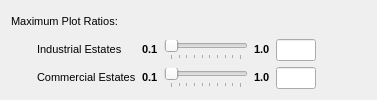
                 <widget class="QWidget" name="widget_15" native="true">
                  <property name="minimumSize">
                   <size>
                    <width>0</width>
                    <height>10</height>
                   </size>
                  </property>
                  <layout class="QGridLayout" name="gridLayout_15">
                   <item row="1" column="3">
                    <widget class="QSlider" name="plotratio_ind_slider">
                     <property name="minimum">
                      <number>10</number>
                     </property>
                     <property name="maximum">
                      <number>100</number>
                     </property>
                     <property name="orientation">
                      <enum>Qt::Horizontal</enum>
                     </property>
                     <property name="tickPosition">
                      <enum>QSlider::TicksBelow</enum>
                     </property>
                     <property name="tickInterval">
                      <number>10</number>
                     </property>
                    </widget>
                   </item>
                   <item row="1" column="5">
                    <widget class="QLineEdit" name="plotratio_ind_box">
                     <property name="maximumSize">
                      <size>
                       <width>40</width>
                       <height>16777215</height>
                      </size>
                     </property>
                    </widget>
                   </item>
                   <item row="1" column="0">
                    <spacer name="horizontalSpacer_23">
                     <property name="orientation">
                      <enum>Qt::Horizontal</enum>
                     </property>
                     <property name="sizeType">
                      <enum>QSizePolicy::Minimum</enum>
                     </property>
                     <property name="sizeHint" stdset="0">
                      <size>
                       <width>20</width>
                       <height>20</height>
                      </size>
                     </property>
                    </spacer>
                   </item>
                   <item row="1" column="7">
                    <spacer name="horizontalSpacer_22">
                     <property name="orientation">
                      <enum>Qt::Horizontal</enum>
                     </property>
                     <property name="sizeHint" stdset="0">
                      <size>
                       <width>50</width>
                       <height>20</height>
                      </size>
                     </property>
                    </spacer>
                   </item>
                   <item row="1" column="1">
                    <widget class="QLabel" name="plotratio_ind_lbl">
                     <property name="text">
                      <string>&lt;!DOCTYPE HTML PUBLIC &quot;-//W3C//DTD HTML 4.0//EN&quot; &quot;http://www.w3.org/TR/REC-html40/strict.dtd&quot;&gt;
&lt;html&gt;&lt;head&gt;&lt;meta name=&quot;qrichtext&quot; content=&quot;1&quot; /&gt;&lt;style type=&quot;text/css&quot;&gt;
p, li { white-space: pre-wrap; }
&lt;/style&gt;&lt;/head&gt;&lt;body style=&quot; font-family:'MS Shell Dlg 2'; font-size:8.25pt; font-weight:400; font-style:normal;&quot;&gt;
&lt;p style=&quot; margin-top:0px; margin-bottom:0px; margin-left:0px; margin-right:0px; -qt-block-indent:0; text-indent:0px;&quot;&gt;&lt;span style=&quot; font-size:8pt;&quot;&gt;Industrial Estates&lt;/span&gt;&lt;/p&gt;&lt;/body&gt;&lt;/html&gt;</string>
                     </property>
                    </widget>
                   </item>
                   <item row="1" column="2">
                    <widget class="QLabel" name="plotratio_ind_minlbl">
                     <property name="text">
                      <string>&lt;!DOCTYPE HTML PUBLIC &quot;-//W3C//DTD HTML 4.0//EN&quot; &quot;http://www.w3.org/TR/REC-html40/strict.dtd&quot;&gt;
&lt;html&gt;&lt;head&gt;&lt;meta name=&quot;qrichtext&quot; content=&quot;1&quot; /&gt;&lt;style type=&quot;text/css&quot;&gt;
p, li { white-space: pre-wrap; }
&lt;/style&gt;&lt;/head&gt;&lt;body style=&quot; font-family:'MS Shell Dlg 2'; font-size:8pt; font-weight:400; font-style:normal;&quot;&gt;
&lt;p style=&quot; margin-top:0px; margin-bottom:0px; margin-left:0px; margin-right:0px; -qt-block-indent:0; text-indent:0px;&quot;&gt;&lt;span style=&quot; font-weight:600;&quot;&gt;0.1&lt;/span&gt;&lt;/p&gt;&lt;/body&gt;&lt;/html&gt;</string>
                     </property>
                    </widget>
                   </item>
                   <item row="1" column="4">
                    <widget class="QLabel" name="plotratio_ind_maxlbl">
                     <property name="text">
                      <string>&lt;!DOCTYPE HTML PUBLIC &quot;-//W3C//DTD HTML 4.0//EN&quot; &quot;http://www.w3.org/TR/REC-html40/strict.dtd&quot;&gt;
&lt;html&gt;&lt;head&gt;&lt;meta name=&quot;qrichtext&quot; content=&quot;1&quot; /&gt;&lt;style type=&quot;text/css&quot;&gt;
p, li { white-space: pre-wrap; }
&lt;/style&gt;&lt;/head&gt;&lt;body style=&quot; font-family:'MS Shell Dlg 2'; font-size:8pt; font-weight:400; font-style:normal;&quot;&gt;
&lt;p style=&quot; margin-top:0px; margin-bottom:0px; margin-left:0px; margin-right:0px; -qt-block-indent:0; text-indent:0px;&quot;&gt;&lt;span style=&quot; font-weight:600;&quot;&gt;1.0&lt;/span&gt;&lt;/p&gt;&lt;/body&gt;&lt;/html&gt;</string>
                     </property>
                    </widget>
                   </item>
                   <item row="2" column="1">
                    <widget class="QLabel" name="plotratio_com_lbl">
                     <property name="text">
                      <string>&lt;!DOCTYPE HTML PUBLIC &quot;-//W3C//DTD HTML 4.0//EN&quot; &quot;http://www.w3.org/TR/REC-html40/strict.dtd&quot;&gt;
&lt;html&gt;&lt;head&gt;&lt;meta name=&quot;qrichtext&quot; content=&quot;1&quot; /&gt;&lt;style type=&quot;text/css&quot;&gt;
p, li { white-space: pre-wrap; }
&lt;/style&gt;&lt;/head&gt;&lt;body style=&quot; font-family:'MS Shell Dlg 2'; font-size:8.25pt; font-weight:400; font-style:normal;&quot;&gt;
&lt;p style=&quot; margin-top:0px; margin-bottom:0px; margin-left:0px; margin-right:0px; -qt-block-indent:0; text-indent:0px;&quot;&gt;&lt;span style=&quot; font-size:8pt;&quot;&gt;Commercial Estates&lt;/span&gt;&lt;/p&gt;&lt;/body&gt;&lt;/html&gt;</string>
                     </property>
                    </widget>
                   </item>
                   <item row="2" column="0">
                    <spacer name="horizontalSpacer_25">
                     <property name="orientation">
                      <enum>Qt::Horizontal</enum>
                     </property>
                     <property name="sizeType">
                      <enum>QSizePolicy::Minimum</enum>
                     </property>
                     <property name="sizeHint" stdset="0">
                      <size>
                       <width>20</width>
                       <height>20</height>
                      </size>
                     </property>
                    </spacer>
                   </item>
                   <item row="2" column="2">
                    <widget class="QLabel" name="plotratio_com_minlbl">
                     <property name="text">
                      <string>&lt;!DOCTYPE HTML PUBLIC &quot;-//W3C//DTD HTML 4.0//EN&quot; &quot;http://www.w3.org/TR/REC-html40/strict.dtd&quot;&gt;
&lt;html&gt;&lt;head&gt;&lt;meta name=&quot;qrichtext&quot; content=&quot;1&quot; /&gt;&lt;style type=&quot;text/css&quot;&gt;
p, li { white-space: pre-wrap; }
&lt;/style&gt;&lt;/head&gt;&lt;body style=&quot; font-family:'MS Shell Dlg 2'; font-size:8pt; font-weight:400; font-style:normal;&quot;&gt;
&lt;p style=&quot; margin-top:0px; margin-bottom:0px; margin-left:0px; margin-right:0px; -qt-block-indent:0; text-indent:0px;&quot;&gt;&lt;span style=&quot; font-weight:600;&quot;&gt;0.1&lt;/span&gt;&lt;/p&gt;&lt;/body&gt;&lt;/html&gt;</string>
                     </property>
                    </widget>
                   </item>
                   <item row="2" column="5">
                    <widget class="QLineEdit" name="plotratio_com_box">
                     <property name="maximumSize">
                      <size>
                       <width>40</width>
                       <height>16777215</height>
                      </size>
                     </property>
                    </widget>
                   </item>
                   <item row="2" column="3">
                    <widget class="QSlider" name="plotratio_com_slider">
                     <property name="minimum">
                      <number>10</number>
                     </property>
                     <property name="maximum">
                      <number>100</number>
                     </property>
                     <property name="orientation">
                      <enum>Qt::Horizontal</enum>
                     </property>
                     <property name="invertedAppearance">
                      <bool>false</bool>
                     </property>
                     <property name="invertedControls">
                      <bool>false</bool>
                     </property>
                     <property name="tickPosition">
                      <enum>QSlider::TicksBelow</enum>
                     </property>
                     <property name="tickInterval">
                      <number>10</number>
                     </property>
                    </widget>
                   </item>
                   <item row="2" column="4">
                    <widget class="QLabel" name="plotratio_com_maxlbl">
                     <property name="text">
                      <string>&lt;!DOCTYPE HTML PUBLIC &quot;-//W3C//DTD HTML 4.0//EN&quot; &quot;http://www.w3.org/TR/REC-html40/strict.dtd&quot;&gt;
&lt;html&gt;&lt;head&gt;&lt;meta name=&quot;qrichtext&quot; content=&quot;1&quot; /&gt;&lt;style type=&quot;text/css&quot;&gt;
p, li { white-space: pre-wrap; }
&lt;/style&gt;&lt;/head&gt;&lt;body style=&quot; font-family:'MS Shell Dlg 2'; font-size:8pt; font-weight:400; font-style:normal;&quot;&gt;
&lt;p style=&quot; margin-top:0px; margin-bottom:0px; margin-left:0px; margin-right:0px; -qt-block-indent:0; text-indent:0px;&quot;&gt;&lt;span style=&quot; font-weight:600;&quot;&gt;1.0&lt;/span&gt;&lt;/p&gt;&lt;/body&gt;&lt;/html&gt;</string>
                     </property>
                    </widget>
                   </item>
                   <item row="2" column="7">
                    <spacer name="horizontalSpacer_24">
                     <property name="orientation">
                      <enum>Qt::Horizontal</enum>
                     </property>
                     <property name="sizeHint" stdset="0">
                      <size>
                       <width>50</width>
                       <height>20</height>
                      </size>
                     </property>
                    </spacer>
                   </item>
                   <item row="0" column="0" colspan="3">
                    <widget class="QLabel" name="plotratio_lbl">
                     <property name="text">
                      <string>&lt;!DOCTYPE HTML PUBLIC &quot;-//W3C//DTD HTML 4.0//EN&quot; &quot;http://www.w3.org/TR/REC-html40/strict.dtd&quot;&gt;
&lt;html&gt;&lt;head&gt;&lt;meta name=&quot;qrichtext&quot; content=&quot;1&quot; /&gt;&lt;style type=&quot;text/css&quot;&gt;
p, li { white-space: pre-wrap; }
&lt;/style&gt;&lt;/head&gt;&lt;body style=&quot; font-family:'MS Shell Dlg 2'; font-size:8.25pt; font-weight:400; font-style:normal;&quot;&gt;
&lt;p style=&quot; margin-top:0px; margin-bottom:0px; margin-left:0px; margin-right:0px; -qt-block-indent:0; text-indent:0px;&quot;&gt;&lt;span style=&quot; font-size:8pt;&quot;&gt;Maximum Plot Ratios:&lt;/span&gt;&lt;/p&gt;&lt;/body&gt;&lt;/html&gt;</string>
                     </property>
                    </widget>
                   </item>
                  </layout>
                 </widget>
